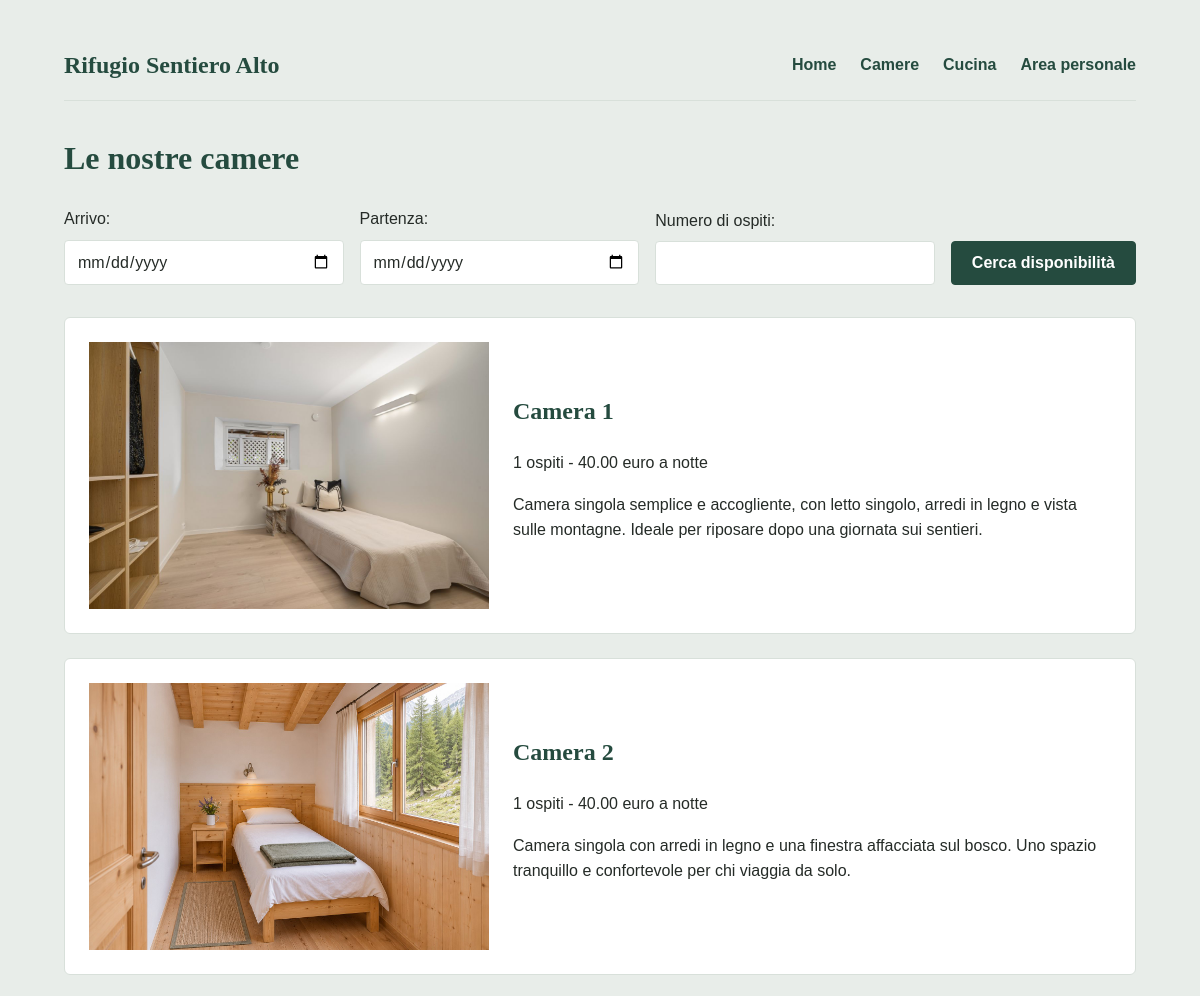
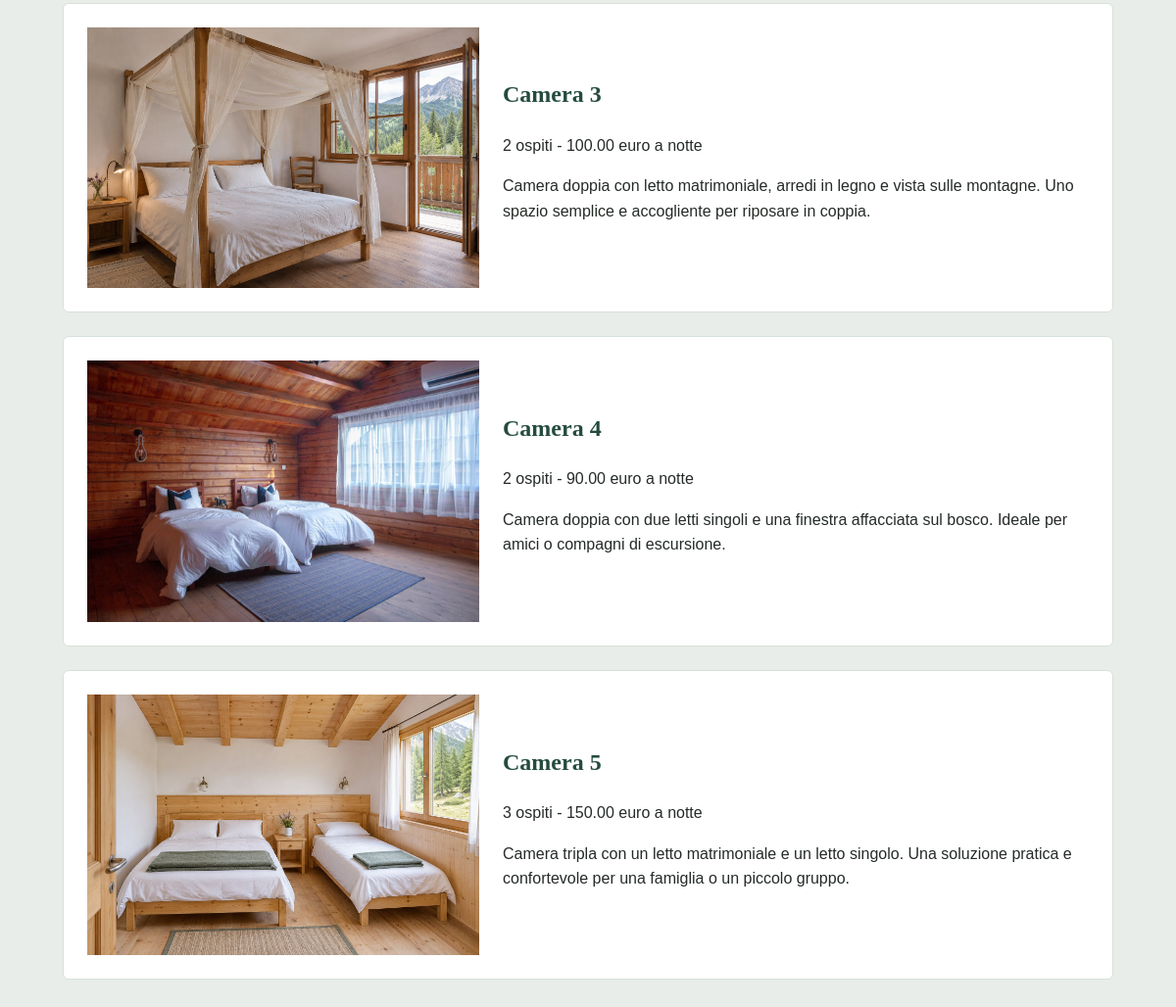
The page /rooms.php on the database its author committed (2 pictures, top to bottom).
### tables this page shows
CREATE TABLE `rooms` (
  `idRoom` int(11) NOT NULL,
  `roomNumber` tinyint(4) NOT NULL,
  `capacity` tinyint(4) NOT NULL,
  `pricePerNight` decimal(10,2) NOT NULL,
  `description` text NOT NULL,
  `imagePath` varchar(255) NOT NULL
);

### rooms.php (the view, shortened to what this page needs)
<?php
require_once __DIR__ . "/includes/db.php";
    $query = "SELECT roomNumber, capacity, pricePerNight, description, imagePath FROM rooms ";
    if(isset($_GET["numGuests"], $_GET["checkIn"], $_GET["checkOut"])) {
    $checkIn = $_GET["checkIn"];
    $checkOut = $_GET["checkOut"];
    $checkInValid = is_string($checkIn)
    && preg_match('/\A[0-9]{4}-[0-9]{2}-[0-9]{2}\z/', $checkIn) === 1;
    $checkOutValid = is_string($checkOut)
    && preg_match('/\A[0-9]{4}-[0-9]{2}-[0-9]{2}\z/', $checkOut) === 1;
    if($checkInValid){
        [
            $year, $month, $day
        ] = explode("-", $checkIn);
        $checkInValid = checkdate((int)$month, (int)$day, (int)$year);
    }
       if($checkOutValid){
        [
            $year, $month, $day
        ] = explode("-", $checkOut);
        $checkOutValid = checkdate((int)$month, (int)$day, (int)$year);
    }
        if (!$checkInValid || !$checkOutValid){
            die("Data di check-in o check-out non valida.");
        } else if ($checkIn >= $checkOut) {
            die("La data di check-in deve essere precedente alla data di check-out.");
        }
        $todayDate = new DateTimeImmutable("today", new DateTimeZone("Europe/Rome"));
        $today = $todayDate->format("Y-m-d");
        if ($checkIn < $today) {
            die("La data di check-in non può essere nel passato.");
        }
$numGuests = filter_var($_GET["numGuests"], FILTER_VALIDATE_INT);
if ($numGuests !== false && $numGuests >= 1 && $numGuests <= 3) {
    $query = "SELECT idRoom, roomNumber, capacity, pricePerNight, description, imagePath
              FROM rooms
              WHERE capacity >= ?
                AND idRoom NOT IN (
                    SELECT idRoom
                    FROM bookings
                    WHERE checkIn < ?
                      AND checkOut > ?
                      AND status = 1
                )
              ORDER BY roomNumber ASC";
    $stmt = $connection->prepare($query);
    $stmt->bind_param("iss", $numGuests, $checkOut, $checkIn);
    $stmt->execute();
    $result = $stmt->get_result();
    $searchPerformed = true;
} else {
    die("Numero di ospiti non valido. Inserire un numero intero tra 1 e 3.");
}
} else {
    $query .= " ORDER BY roomNumber ASC";
    $result = $connection->query($query);
}
?>
<!DOCTYPE html>
<html lang="it">
  <head>
    <link rel="stylesheet" href="./css/styles.css?v=2" />
  </head>
  <body>
    <?php require_once __DIR__ . "/includes/nav.php"; ?>
    <h1>Le nostre camere</h1>
    <form action="rooms.php" method="get" class="search-form">
        <div class="form-field">
            <label for="checkIn">Arrivo:</label>
                <input type="date" name="checkIn" id="checkIn"
       value="<?php echo htmlspecialchars($checkIn ?? "", ENT_QUOTES, "UTF-8"); ?>"
       required/>
        </div>
        <div class="form-field">
            <label for="checkOut">Partenza:</label>
                <input type="date" name="checkOut" id="checkOut"
       value="<?php echo htmlspecialchars($checkOut ?? "", ENT_QUOTES, "UTF-8"); ?>"
       required/>
        </div>
        <div class="form-field">
            <label for="numGuests">Numero di ospiti:</label>
                <input type="number" name="numGuests" id="numGuests"
       min="1" max="3"
       value="<?php echo htmlspecialchars((string) ($numGuests ?? ""), ENT_QUOTES, "UTF-8"); ?>"
       required/>
        </div>
       <button type="submit" class="button-primary">Cerca disponibilità</button>
    </form>
    <?php
if ($result -> num_rows > 0) {
    while ($room = $result -> fetch_assoc()){
        echo '<article class="room">';
        echo '<img src="' . htmlspecialchars((string) $room["imagePath"], ENT_QUOTES, "UTF-8") . '" alt="Interno della camera ' . $room["roomNumber"] . '">';
        echo '<div class="room-info">';
        echo "<h2>Camera " . $room["roomNumber"] . " </h2>";
        echo "<p>" . $room["capacity"] . " ospiti - " . $room["pricePerNight"] . " euro a notte</p>";
        echo "<p>" . htmlspecialchars((string) $room["description"], ENT_QUOTES, "UTF-8") . "</p>";
        echo "</div>";
        echo "</article>";
    }
} else {
    echo "<p>Nessuna camera trovata</p>";
}
 ?>
  </body>
</html>

### includes/nav.php
<nav class="site-nav" aria-label="Navigazione principale">
  <a class="site-name" href="./index.php">Rifugio Sentiero Alto</a>
  <ul class="nav-links">
    <li><a href="./index.php">Home</a></li>
    <li><a href="./rooms.php">Camere</a></li>
    <li><a href="./kitchen.php">Cucina</a></li>
    <li><a href="./account.php">Area personale</a></li>
  </ul>
</nav>

### css/styles.css (style rules this page uses)
body { font-family: Arial, Helvetica, sans-serif; background-color: #E8EDE9; margin: 30px auto; color: #252B27; line-height: 1.6; font-size: 16px; max-width: 1120px; padding: 0 24px; box-sizing: border-box; }
a { color: #254B3F; }
.room { background-color: #FFFFFF; border: 1px solid #D8E0DA; border-radius: 6px; padding: 24px; margin-bottom: 24px; display: flex; align-items: center; gap: 24px; }
.room img { width:100%; max-width: 400px; height: auto; display: block; }
.room-info h2 { margin-top:0; }
h1 { font-size: 32px; }
h1, h2, h3 { font-family: Georgia, 'Times New Roman', Times, serif; color: #254B3F; }
input, select, textarea, button { font: inherit; }
.site-nav { display:flex; align-items:center; justify-content: space-between; gap: 24px; flex-wrap: wrap; padding: 16px 0; margin-bottom: 32px; border-bottom: 1px solid #D8E0DA; }
.site-name { font-family: Georgia, 'Times New Roman', Times, serif; font-size: 24px; font-weight: bold; color: #254B3F; text-decoration: none; }
.site-nav ul { display: flex; flex-wrap: wrap; gap: 24px; list-style: none; margin: 0; padding: 0; }
.site-nav ul a { color: #254B3F; font-weight: 600; text-decoration: none; }
.search-form { display: grid; grid-template-columns: repeat(3, minmax(0, 1fr)) auto; align-items: end; gap: 16px; margin-bottom: 32px; }
.form-field { display:flex; flex-direction: column; gap: 8px; min-width: 0; }
.search-form input, .auth-form input, .booking-form select { width: 100%; box-sizing: border-box; min-height: 44px; padding: 8px 12px; border: 1px solid #D8E0DA; border-radius: 4px; background-color: #FFFFFF; color: #252B27; }
.button-primary { background-color: #254B3F; color: #FFFFFF; border: 1px solid #254B3F; border-radius: 4px; min-height: 44px; padding: 8px 20px; font-weight: 600; cursor: pointer; }

### rows shown on the page
rooms: imagePath (picture), roomNumber "1", capacity "1", pricePerNight "40.00", description "Camera singola semplice e accogliente, con letto singolo, arredi in legno e vista sulle montagne. Ideale per riposare dopo una giornata sui sentieri."
rooms: imagePath (picture), roomNumber "2", capacity "1", pricePerNight "40.00", description "Camera singola con arredi in legno e una finestra affacciata sul bosco. Uno spazio tranquillo e confortevole per chi viaggia da solo."
rooms: imagePath (picture), roomNumber "3", capacity "2", pricePerNight "100.00", description "Camera doppia con letto matrimoniale, arredi in legno e vista sulle montagne. Uno spazio semplice e accogliente per riposare in coppia."
rooms: imagePath (picture), roomNumber "4", capacity "2", pricePerNight "90.00", description "Camera doppia con due letti singoli e una finestra affacciata sul bosco. Ideale per amici o compagni di escursione."
rooms: imagePath (picture), roomNumber "5", capacity "3", pricePerNight "150.00", description "Camera tripla con un letto matrimoniale e un letto singolo. Una soluzione pratica e confortevole per una famiglia o un piccolo gruppo."
